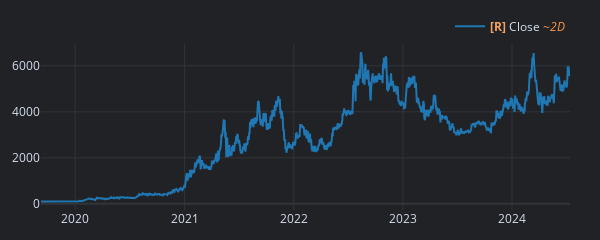
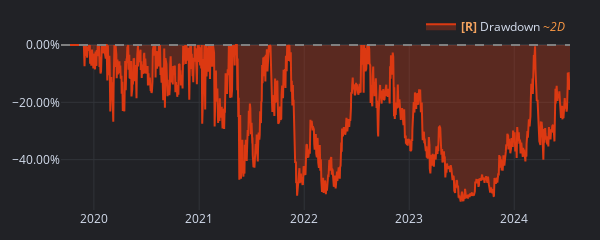
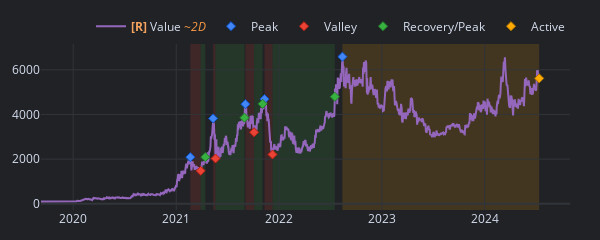

The notebook cell these images were saved under, in order:
### Code cell
# The `best_pf.value` attribute contains equity curve of the portfolio
best_pf.value.vbt.plot().show()

# Let's evaluate periods of weaker performance
best_pf.plot_underwater(pct_scale=True).show()
best_pf.plot_drawdowns().show()

### Figure 1 — Plotly figure (JSON) as saved in the notebook; plotly's stock layout.template omitted (floating-point values rounded to 4 significant figures; data arrays with more than 128 entries replaced by an {"elided": "..."} marker saying what was removed)
{"data": [{"name": "<b style=\"color:sandybrown\">[R]</b> Close <i style=\"color:#fc9944\">~2D</i>", "showlegend": true, "type": "scatter", "uid": "a6054bbc-e0a0-4527-952f-b2228f9f814e", "x": {"elided": "1000 str values"}, "y": {"elided": "1000 float values"}}], "layout": {"height": 200, "legend": {"orientation": "h", "traceorder": "normal", "x": 1, "xanchor": "right", "y": 1.02, "yanchor": "bottom"}, "margin": {"b": 30, "l": 30, "r": 30, "t": 30}, "width": 600}}

### Figure 2 — Plotly figure (JSON) as saved in the notebook; plotly's stock layout.template omitted (floating-point values rounded to 4 significant figures; data arrays with more than 128 entries replaced by an {"elided": "..."} marker saying what was removed)
{"data": [{"fill": "tozeroy", "fillcolor": "rgba(220,57,18,0.3000)", "line": {"color": "#dc3912"}, "mode": "lines", "name": "<b style=\"color:sandybrown\">[R]</b> Drawdown <i style=\"color:#fc9944\">~2D</i>", "showlegend": true, "type": "scatter", "uid": "904c0d3d-e01e-42a9-8781-09cbfa5b5d1b", "x": {"elided": "1000 str values"}, "y": {"elided": "1000 float values"}}], "layout": {"height": 200, "legend": {"orientation": "h", "traceorder": "normal", "x": 1, "xanchor": "right", "y": 1.02, "yanchor": "bottom"}, "margin": {"b": 30, "l": 30, "r": 30, "t": 30}, "shapes": [{"line": {"color": "gray", "dash": "dash"}, "type": "line", "x0": 0, "x1": 1, "xref": "paper", "y0": 0, "y1": 0, "yref": "y"}], "width": 600, "yaxis": {"tickformat": ".2%"}}}

### Figure 3 — Plotly figure (JSON) as saved in the notebook; plotly's stock layout.template omitted (floating-point values rounded to 4 significant figures; data arrays with more than 128 entries replaced by an {"elided": "..."} marker saying what was removed)
{"data": [{"line": {"color": "#9467bd"}, "mode": "lines", "name": "<b style=\"color:sandybrown\">[R]</b> Value <i style=\"color:#fc9944\">~2D</i>", "showlegend": true, "type": "scatter", "uid": "42ae176c-bddd-4442-beb5-50dbb9a241ae", "x": {"elided": "1000 str values"}, "y": {"elided": "1000 float values"}}, {"customdata": [["91", "2021-02-20 00:00:00+00:00", 2088.0], ["114", "2021-05-12 00:00:00+00:00", 3820.0], ["117", "2021-09-03 12:00:00+00:00", 4461.0], ["121", "2021-11-10 12:00:00+00:00", 4687.0], ["136", "2022-08-14 04:00:00+00:00", 6586.0]], "hovertemplate": "<br>Drawdown Id: %{customdata[0]}\n<br>Start Index: %{customdata[1]}\n<br>Start Value: %{customdata[2]:,}", "marker": {"color": "#4285F4", "line": {"color": "rgb(11,84,205)", "width": 1}, "size": 7, "symbol": "diamond"}, "mode": "markers", "name": "Peak", "type": "scatter", "uid": "93b41c82-3fa3-4239-9591-f8321f8a28ae", "x": ["2021-02-20T00:00:00+00:00", "2021-05-12T00:00:00+00:00", "2021-09-03T12:00:00+00:00", "2021-11-10T12:00:00+00:00", "2022-08-14T04:00:00+00:00"], "y": [2088.0, 3820.0, 4461.0, 4687.0, 6586.0]}, {"customdata": [["91", "2021-03-28 16:00:00+00:00", 1476.0, -0.2932, "36 days 16:00:00"], ["114", "2021-05-20 12:00:00+00:00", 2024.0, -0.4701, "8 days 12:00:00"], ["117", "2021-10-04 08:00:00+00:00", 3203.0, -0.2821, "30 days 20:00:00"], ["121", "2021-12-08 20:00:00+00:00", 2206.0, -0.5293, "28 days 08:00:00"]], "hovertemplate": "<br>Drawdown Id: %{customdata[0]}\n<br>Valley Index: %{customdata[1]}\n<br>Valley Value: %{customdata[2]:,}\n<br>Drawdown: %{customdata[3]:,%}\n<br>Decline duration: %{customdata[4]}", "marker": {"color": "#EA4335", "line": {"color": "rgb(181,31,18)", "width": 1}, "size": 7, "symbol": "diamond"}, "mode": "markers", "name": "Valley", "type": "scatter", "uid": "fdcff2ec-8744-40d1-9191-7a17f0751113", "x": ["2021-03-28T16:00:00+00:00", "2021-05-20T12:00:00+00:00", "2021-10-04T08:00:00+00:00", "2021-12-08T20:00:00+00:00"], "y": [1476.0, 2024.0, 3203.0, 2206.0]}, {"customdata": [["91", "2021-04-14 04:00:00+00:00", 2090.0, -0.2932, "53 days 04:00:00", 0.4164, "16 days 12:00:00"], ["114", "2021-08-31 08:00:00+00:00", 3855.0, -0.4701, "111 days 08:00:00", 0.9041, "102 days 20:00:00"], ["117", "2021-11-03 16:00:00+00:00", 4473.0, -0.2821, "61 days 04:00:00", 0.3967, "30 days 08:00:00"], ["121", "2022-07-18 04:00:00+00:00", 4790.0, -0.5293, "249 days 16:00:00", 1.171, "221 days 08:00:00"]], "hovertemplate": "<br>Drawdown Id: %{customdata[0]}\n<br>End Index: %{customdata[1]}\n<br>End Value: %{customdata[2]:,}\n<br>Drawdown: %{customdata[3]:,%}\n<br>Drawdown duration: %{customdata[4]}\n<br>Recovery return: %{customdata[5]:,%}\n<br>Recovery duration: %{customdata[6]}", "marker": {"color": "#37B13F", "line": {"color": "rgb(38,123,44)", "width": 1}, "size": 7, "symbol": "diamond"}, "mode": "markers", "name": "Recovery/Peak", "type": "scatter", "uid": "3fdedf01-3bae-4683-87fa-dcea34b26e21", "x": ["2021-04-14T04:00:00+00:00", "2021-08-31T08:00:00+00:00", "2021-11-03T16:00:00+00:00", "2022-07-18T04:00:00+00:00"], "y": [2090.0, 3855.0, 4473.0, 4790.0]}, {"customdata": [["136", -0.5467, "698 days 20:00:00"]], "hovertemplate": "<br>Drawdown Id: %{customdata[0]}\n<br>Drawdown: %{customdata[1]:,%}\n<br>Drawdown duration: %{customdata[2]}", "marker": {"color": "#FFAA00", "line": {"color": "rgb(178,118,0)", "width": 1}, "size": 7, "symbol": "diamond"}, "mode": "markers", "name": "Active", "type": "scatter", "uid": "e90b82c1-b967-4ff7-989c-0838a6f276f9", "x": ["2024-07-12T20:00:00+00:00"], "y": [5615.0]}], "layout": {"height": 200, "legend": {"orientation": "h", "traceorder": "normal", "x": 1, "xanchor": "right", "y": 1.02, "yanchor": "bottom"}, "margin": {"b": 30, "l": 30, "r": 30, "t": 30}, "shapes": [{"fillcolor": "#EA4335", "layer": "below", "line": {"width": 0}, "opacity": 0.15, "type": "rect", "x0": "2021-02-20T00:00:00+00:00", "x1": "2021-03-28T16:00:00+00:00", "xref": "x", "y0": 0, "y1": 1, "yref": "paper"}, {"fillcolor": "#EA4335", "layer": "below", "line": {"width": 0}, "opacity": 0.15, "type": "rect", "x0": "2021-05-12T00:00:00+00:00", "x1": "2021-05-20T12:00:00+00:00", "xref": "x", "y0": 0, "y1": 1, "yref": "paper"}, {"fillcolor": "#EA4335", "layer": "below", "line": {"width": 0}, "opacity": 0.15, "type": "rect", "x0": "2021-09-03T12:00:00+00:00", "x1": "2021-10-04T08:00:00+00:00", "xref": "x", "y0": 0, "y1": 1, "yref": "paper"}, {"fillcolor": "#EA4335", "layer": "below", "line": {"width": 0}, "opacity": 0.15, "type": "rect", "x0": "2021-11-10T12:00:00+00:00", "x1": "2021-12-08T20:00:00+00:00", "xref": "x", "y0": 0, "y1": 1, "yref": "paper"}, {"fillcolor": "#37B13F", "layer": "below", "line": {"width": 0}, "opacity": 0.15, "type": "rect", "x0": "2021-03-28T16:00:00+00:00", "x1": "2021-04-14T04:00:00+00:00", "xref": "x", "y0": 0, "y1": 1, "yref": "paper"}, {"fillcolor": "#37B13F", "layer": "below", "line": {"width": 0}, "opacity": 0.15, "type": "rect", "x0": "2021-05-20T12:00:00+00:00", "x1": "2021-08-31T08:00:00+00:00", "xref": "x", "y0": 0, "y1": 1, "yref": "paper"}, {"fillcolor": "#37B13F", "layer": "below", "line": {"width": 0}, "opacity": 0.15, "type": "rect", "x0": "2021-10-04T08:00:00+00:00", "x1": "2021-11-03T16:00:00+00:00", "xref": "x", "y0": 0, "y1": 1, "yref": "paper"}, {"fillcolor": "#37B13F", "layer": "below", "line": {"width": 0}, "opacity": 0.15, "type": "rect", "x0": "2021-12-08T20:00:00+00:00", "x1": "2022-07-18T04:00:00+00:00", "xref": "x", "y0": 0, "y1": 1, "yref": "paper"}, {"fillcolor": "#FFAA00", "layer": "below", "line": {"width": 0}, "opacity": 0.15, "type": "rect", "x0": "2022-08-14T04:00:00+00:00", "x1": "2024-07-12T20:00:00+00:00", "xref": "x", "y0": 0, "y1": 1, "yref": "paper"}], "width": 600}}
